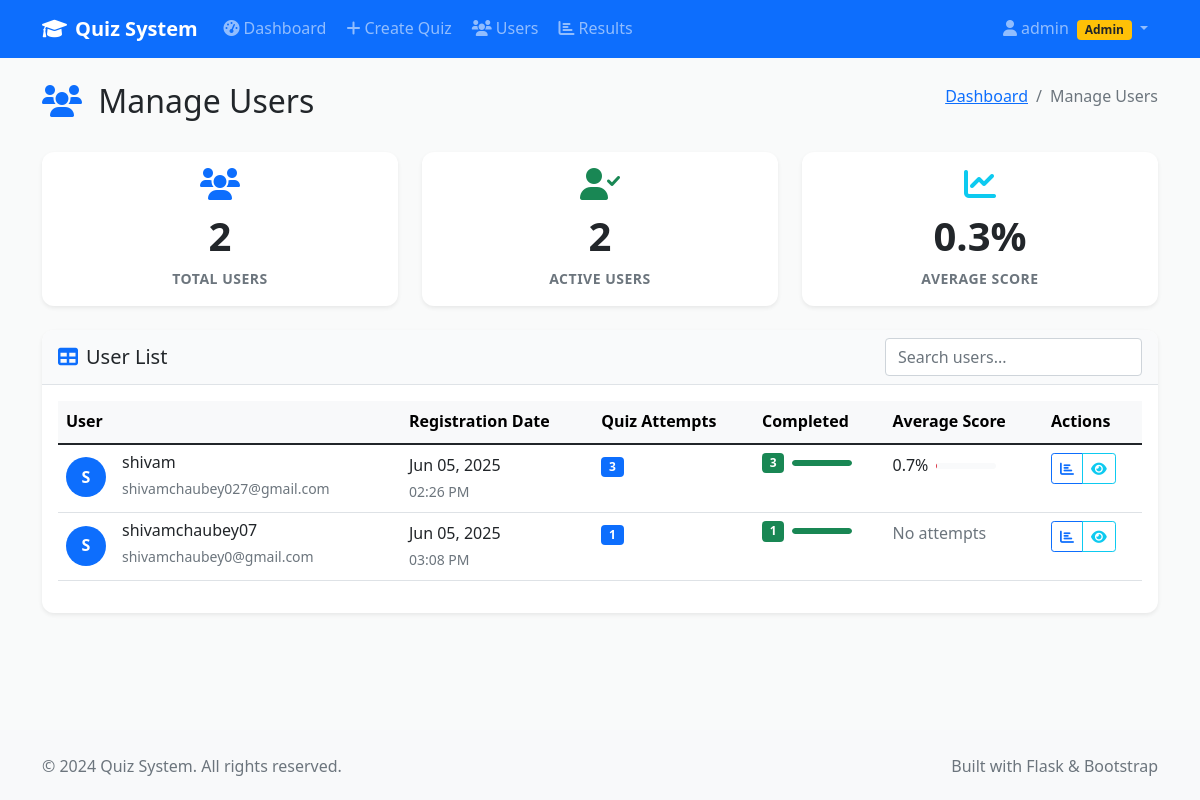
Screenshot of /admin/manage_users (signed in) with the database file from the repository.
### models.py (models this page shows)
class User(UserMixin, db.Model):
    id = db.Column(db.Integer, primary_key=True)
    username = db.Column(db.String(64), unique=True, nullable=False)
    email = db.Column(db.String(120), unique=True, nullable=False)
    password_hash = db.Column(db.String(256), nullable=False)
    is_admin = db.Column(db.Boolean, default=False)
    created_at = db.Column(db.DateTime, default=datetime.utcnow)
    created_quizzes = db.relationship('Quiz', backref='creator', lazy=True)
    quiz_attempts = db.relationship('QuizAttempt', backref='user', lazy=True)

### admin.py (the view)
@admin_bp.route('/manage_users')
@login_required
@admin_required
def manage_users():
    users = User.query.filter_by(is_admin=False).all()
    user_stats = []
    for user in users:
        attempts = QuizAttempt.query.filter_by(user_id=user.id).count()
        completed = QuizAttempt.query.filter_by(user_id=user.id, is_completed=True).count()
        avg_score = db.session.query(db.func.avg(QuizAttempt.score)).filter_by(
            user_id=user.id, is_completed=True
        ).scalar() or 0
        user_stats.append({
            'user': user,
            'attempts': attempts,
            'completed': completed,
            'avg_score': round(avg_score, 1)
        })
    return render_template('admin/manage_users.html', user_stats=user_stats)

### app.py (called while the page is built)
@login_manager.user_loader
def load_user(user_id):
    from models import User
    return User.query.get(int(user_id))

@app.context_processor
def inject_now():
    return {'now': datetime.utcnow()}

@app.context_processor
def inject_csrf_token():
    from flask_wtf.csrf import generate_csrf
    return dict(csrf_token=generate_csrf())

### utils.py (called while the page is built)
def admin_required(f):
    @wraps(f)
    def decorated_function(*args, **kwargs):
        if not current_user.is_authenticated or not current_user.is_admin:
            flash('Admin access required.', 'error')
            return redirect(url_for('index'))
        return f(*args, **kwargs)
    return decorated_function

### templates/admin/manage_users.html (shortened to what this page needs)
{% extends "base.html" %}
{% block content %}
<div class="container my-4">
    <div class="row">
        <div class="col-12">
            <div class="d-flex justify-content-between align-items-center mb-4">
                <h2>
                    <i class="fas fa-users text-primary me-2"></i>
                    Manage Users
                </h2>
                <nav aria-label="breadcrumb">
                    <ol class="breadcrumb">
                        <li class="breadcrumb-item">
                            <a href="{{ url_for('admin.dashboard') }}">Dashboard</a>
                        </li>
                        <li class="breadcrumb-item active">Manage Users</li>
                    </ol>
                </nav>
            </div>
        </div>
    </div>
    <div class="row g-4 mb-4">
        <div class="col-md-4">
            <div class="card stat-card border-0 shadow-sm">
                <div class="card-body text-center">
                    <div class="stat-icon mb-2">
                        <i class="fas fa-users fa-2x text-primary"></i>
                    </div>
                    <h3 class="stat-number">{{ user_stats|length }}</h3>
                    <p class="stat-label text-muted mb-0">Total Users</p>
                </div>
            </div>
        </div>
        <div class="col-md-4">
            <div class="card stat-card border-0 shadow-sm">
                <div class="card-body text-center">
                    <div class="stat-icon mb-2">
                        <i class="fas fa-user-check fa-2x text-success"></i>
                    </div>
                    <h3 class="stat-number">{{ user_stats|selectattr('completed', 'gt', 0)|list|length }}</h3>
                    <p class="stat-label text-muted mb-0">Active Users</p>
                </div>
            </div>
        </div>
        <div class="col-md-4">
            <div class="card stat-card border-0 shadow-sm">
                <div class="card-body text-center">
                    <div class="stat-icon mb-2">
                        <i class="fas fa-chart-line fa-2x text-info"></i>
                    </div>
                    <h3 class="stat-number">{{ (user_stats|sum(attribute='avg_score') / user_stats|length if user_stats else 0)|round(1) }}%</h3>
                    <p class="stat-label text-muted mb-0">Average Score</p>
                </div>
            </div>
        </div>
    </div>
    <div class="row">
        <div class="col-12">
            <div class="card border-0 shadow-sm">
                <div class="card-header bg-white">
                    <div class="d-flex justify-content-between align-items-center">
                        <h5 class="mb-0">
                            <i class="fas fa-table text-primary me-2"></i>User List
                        </h5>
                        <div class="search-box">
                            <input type="text" class="form-control" id="user-search" placeholder="Search users...">
                        </div>
                    </div>
                </div>
                <div class="card-body">
                    {% if user_stats %}
                        <div class="table-responsive">
                            <table class="table table-hover" id="users-table">
                                <thead class="table-light">
                                    <tr>
                                        <th>User</th>
                                        <th>Registration Date</th>
                                        <th>Quiz Attempts</th>
                                        <th>Completed</th>
                                        <th>Average Score</th>
                                        <th>Actions</th>
                                    </tr>
                                </thead>
                                <tbody>
                                    {% for stat in user_stats %}
                                        <tr>
                                            <td>
                                                <div class="d-flex align-items-center">
                                                    <div class="avatar-sm bg-primary text-white rounded-circle d-flex align-items-center justify-content-center me-3">
                                                        {{ stat.user.username[0].upper() }}
                                                    </div>
                                                    <div>
                                                        <h6 class="mb-1">{{ stat.user.username }}</h6>
                                                        <small class="text-muted">{{ stat.user.email }}</small>
                                                    </div>
                                                </div>
                                            </td>
                                            <td>
                                                <div>
                                                    <div>{{ stat.user.created_at.strftime('%b %d, %Y') }}</div>
                                                    <small class="text-muted">{{ stat.user.created_at.strftime('%I:%M %p') }}</small>
                                                </div>
                                            </td>
                                            <td>
                                                <span class="badge bg-primary">{{ stat.attempts }}</span>
                                            </td>
                                            <td>
                                                <div class="d-flex align-items-center">
                                                    <span class="badge bg-success me-2">{{ stat.completed }}</span>
                                                    {% if stat.attempts > 0 %}
                                                        <div class="progress" style="width: 60px; height: 6px;">
                                                            <div class="progress-bar bg-success"
                                                                 style="width: {{ (stat.completed / stat.attempts * 100) }}%"></div>
                                                        </div>
                                                    {% endif %}
                                                </div>
                                            </td>
                                            <td>
                                                {% if stat.avg_score > 0 %}
                                                    <div class="d-flex align-items-center">
                                                        <span class="me-2">{{ stat.avg_score }}%</span>
                                                        <div class="progress" style="width: 60px; height: 6px;">
                                                        </div>
                                                    </div>
                                                {% else %}
                                                    <span class="text-muted">No attempts</span>
                                                {% endif %}
                                            </td>
                                            <td>
                                                <div class="btn-group btn-group-sm">
                                                    <a href="{{ url_for('admin.results', user_id=stat.user.id) }}"
                                                       class="btn btn-outline-primary" title="View Results">
                                                        <i class="fas fa-chart-bar"></i>
                                                    </a>
                                                    <button type="button" class="btn btn-outline-info"
                                                            title="User Details" data-bs-toggle="modal"
                                                            data-bs-target="#userModal{{ stat.user.id }}">
                                                        <i class="fas fa-eye"></i>
                                                    </button>
                                                </div>
                                            </td>
                                        </tr>
                                    {% endfor %}
                                </tbody>
                            </table>
                        </div>
                    {% else %}
                        <div class="text-center py-5">
                            <i class="fas fa-users fa-4x text-muted mb-4"></i>
                            <h4 class="text-muted mb-3">No Users Found</h4>
                            <p class="text-muted mb-0">No student users have registered yet.</p>
                        </div>
                    {% endif %}
                </div>
            </div>
        </div>
    </div>
</div>
{% endblock %}

### templates/base.html (shortened to what this page needs)
<!DOCTYPE html>
<html lang="en">
<head>
    <link href="https://cdn.jsdelivr.net/npm/bootstrap@5.1.3/dist/css/bootstrap.min.css" rel="stylesheet">
    <link rel="stylesheet" href="https://cdnjs.cloudflare.com/ajax/libs/font-awesome/6.0.0/css/all.min.css">
    <link rel="stylesheet" href="{{ url_for('static', filename='css/style.css') }}">
</head>
<body>
    <nav class="navbar navbar-expand-lg navbar-dark bg-primary">
        <div class="container">
            <a class="navbar-brand" href="{{ url_for('index') }}">
                <i class="fas fa-graduation-cap me-2"></i>Quiz System
            </a>
            <div class="collapse navbar-collapse" id="navbarNav">
                <ul class="navbar-nav me-auto">
                    {% if current_user.is_authenticated %}
                        {% if current_user.is_admin %}
                            <li class="nav-item">
                                <a class="nav-link" href="{{ url_for('admin.dashboard') }}">
                                    <i class="fas fa-tachometer-alt me-1"></i>Dashboard
                                </a>
                            </li>
                            <li class="nav-item">
                                <a class="nav-link" href="{{ url_for('admin.create_quiz') }}">
                                    <i class="fas fa-plus me-1"></i>Create Quiz
                                </a>
                            </li>
                            <li class="nav-item">
                                <a class="nav-link" href="{{ url_for('admin.manage_users') }}">
                                    <i class="fas fa-users me-1"></i>Users
                                </a>
                            </li>
                            <li class="nav-item">
                                <a class="nav-link" href="{{ url_for('admin.results') }}">
                                    <i class="fas fa-chart-bar me-1"></i>Results
                                </a>
                            </li>
                        {% endif %}
                    {% endif %}
                </ul>
                <ul class="navbar-nav">
                    {% if current_user.is_authenticated %}
                        <li class="nav-item dropdown">
                            <a class="nav-link dropdown-toggle" href="#" id="navbarDropdown" role="button" data-bs-toggle="dropdown">
                                <i class="fas fa-user me-1"></i>{{ current_user.username }}
                                {% if current_user.is_admin %}
                                    <span class="badge bg-warning text-dark ms-1">Admin</span>
                                {% endif %}
                            </a>
                        </li>
                    {% endif %}
                </ul>
            </div>
        </div>
    </nav>
    <main class="main-content">
        {% block content %}{% endblock %}
    </main>
    <footer class="bg-light py-4 mt-5">
        <div class="container">
            <div class="row">
                <div class="col-md-6">
                    <p class="text-muted mb-0">&copy; 2024 Quiz System. All rights reserved.</p>
                </div>
                <div class="col-md-6 text-end">
                    <p class="text-muted mb-0">Built with Flask & Bootstrap</p>
                </div>
            </div>
        </div>
    </footer>
</body>
</html>

### static/css/style.css (style rules this page uses)
:root { --primary-color: 210 100% 56%; --primary-rgb: 0, 123, 255; --secondary-color: 108 117% 125%; --success-color: 142 71% 45%; --info-color: 188 78% 41%; --warning-color: 45 100% 51%; --danger-color: 354 70% 54%; --light-color: 210 17% 98%; --dark-color: 210 11% 15%; --background: 210 11% 98%; --surface: 0 0% 100%; --text-primary: 210 11% 15%; --text-secondary: 210 10% 40%; --border: 210 14% 89%; }
body { font-family: 'Segoe UI', Tahoma, Geneva, Verdana, sans-serif; background-color: hsl(var(--background)); color: hsl(var(--text-primary)); line-height: 1.6; }
.main-content { min-height: calc(100vh - 200px); }
.navbar-brand { font-weight: 600; font-size: 1.25rem; }
.navbar-nav .nav-link { font-weight: 500; padding: 0.5rem 1rem; border-radius: 0.375rem; margin: 0 0.125rem; transition: all 0.2s ease; }
.card { border: 1px solid hsl(var(--border)); border-radius: 0.75rem; transition: all 0.3s ease; }
.card-header { border-bottom: 1px solid hsl(var(--border)); border-radius: 0.75rem 0.75rem 0 0 !important; background-color: hsl(var(--light-color)) !important; }
.stat-card { transition: all 0.3s ease; height: 100%; }
.stat-icon { transition: transform 0.3s ease; }
.stat-number { font-size: 2.5rem; font-weight: 700; margin-bottom: 0.5rem; }
.stat-label { font-size: 0.875rem; font-weight: 600; text-transform: uppercase; letter-spacing: 0.5px; }
.progress { height: 8px; border-radius: 4px; background-color: hsl(var(--light-color)); }
.progress-bar { border-radius: 4px; transition: width 0.3s ease; }
.avatar-sm { width: 2.5rem; height: 2.5rem; font-size: 1rem; font-weight: 600; }
.btn { font-weight: 500; border-radius: 0.5rem; padding: 0.625rem 1.25rem; transition: all 0.2s ease; }

### rows the page displays
User: username "admin"
User: user "S", user.username "shivam", user.email "shivamchaubey027@gmail.com", user.created_at "Jun 05, 2025", user.created_at "02:26 PM"
User: user "S", user.username "shivamchaubey07", user.email "shivamchaubey0@gmail.com", user.created_at "Jun 05, 2025", user.created_at "03:08 PM"

### other values shown
{{ user_stats|length }} "2"
{{ user_stats|selectattr('completed', 'gt', 0)|list|length }} "2"
{{ stat.attempts }} "3" "1"
{{ stat.completed }} "3" "1"
{{ stat.avg_score }} "0.7"
